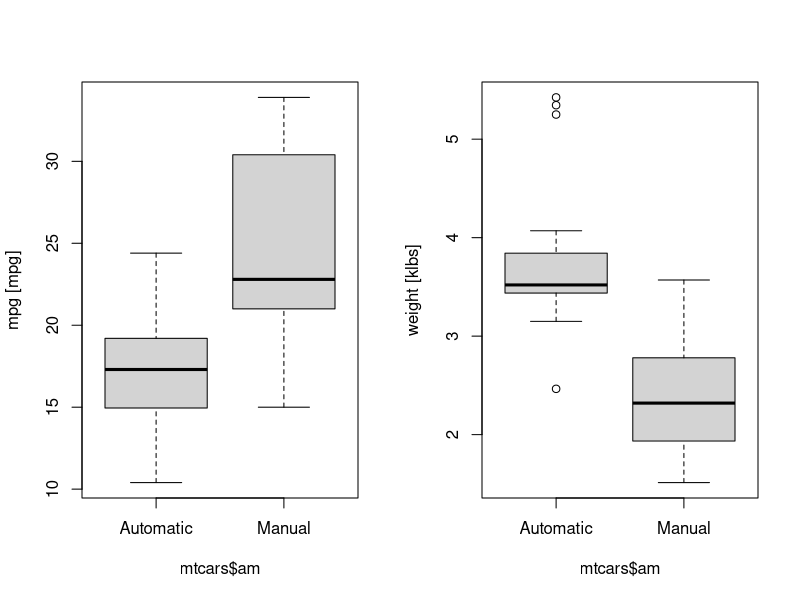
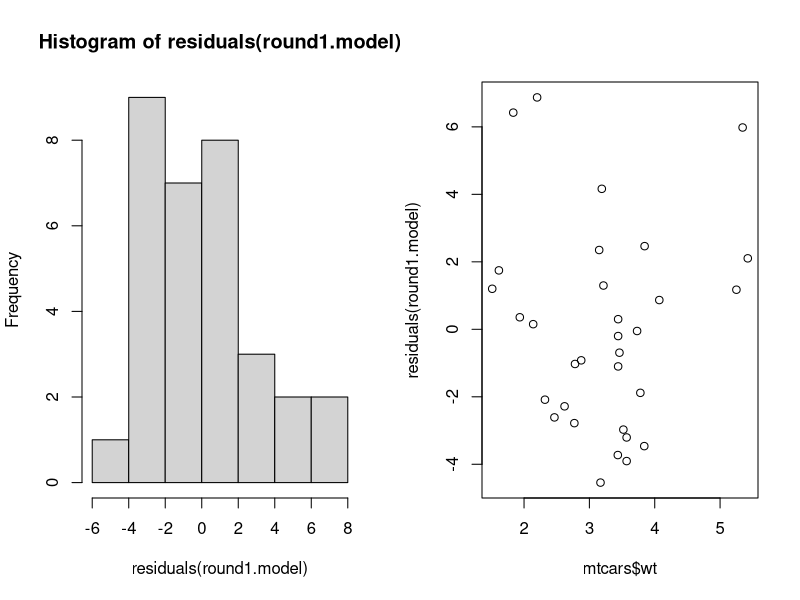

Here is the R script that generated these plots, in order:
## ---- chunk 1

knitr::opts_chunk$set(echo = TRUE)

# Create a function to fit, summarize, and sort models from input variables
FitAndSortModels <- function(data, response, predictors.unique,
                             predictors.repeat = NULL) {
  # Assembles formulas to be used as input for lm, fits models, displays summary
  # statistics side-by-side, and sorts the result by decreasing adj. R-squared
  #
  # Args:
  #   data: the data set containing the variables, passed to lm
  #   response: A chr vector of the variable to be predicted by the others
  #   predictors.unique: A chr vector of variables to iterate (fit 1 model each)
  #   predictors.repeat: A chr vector of variables to repeat in all models
  #
  # Returns:
  #   A tibble containing the model formulas, model objects, and summary stats
  #
  # First build a vector of formulas from the character vectors of variables
  formula.vector <- MakeLmInput(response = response,
                                predictors.unique = predictors.unique,
                                predictors.repeat = predictors.repeat)
  # Next make a tibble which stores the model results alongside the formulas
  table.1 <- tibble(model.name = formula.vector) %>%
    mutate(model.object = map(model.name, lm, data = data))
  # Next make a tibble which collects summary statistics for each model
  table.2 <- table.1$model.object %>%  # List of the models
    map(GetModelStats) %>%  # Apply function to each element, output as list
    bind_rows()  # Condense the list down to a tibble
  # Lastly bind the two tibbles together and sort by decreasing adj. R-Squared
  result <- bind_cols(table.1, table.2) %>%
    arrange(desc(Ad.R.Squared))
  result  # Return the tibble
}

# Create a function to assemble lm formulas from input varibles
MakeLmInput <- function(response, predictors.unique, predictors.repeat = NULL) {
  # Assembles character vectors into formulas to be used as input for lm
  #
  # Args:
  #   response: A chr vector of the variable to be predicted by the others
  #   predictors.unique: A chr vector of variables to iterate (fit 1 model each)
  #   predictors.repeat: A chr vector of variables to appear in all models
  #
  # Returns:
  #   A character vector of "formulas" which can be coerced into actual
  #   formulas by lm.
  #
  # The pasting is slightly different depending if any variables will be
  # repeated in all the models, the if statement below handles this
  if (is.null(predictors.repeat)) {
    repeated.portion <- paste(response, "~") # Looks like "mpg ~"
    separator <- " "  # Additional varible is added to the right with a space
  } else {
    repeated.portion <- paste(predictors.repeat, collapse = " + ") %>%
      paste(response, ., sep = " ~ ")  # Looks like "mpg ~ var"
    separator <- " + "  # Additonal variable is added to the right with "+"
  }
  # The variables are pasted below, the repeated portion is recycled for each of
  # the unique predictors. The output vector has length(predictors.unique)
  paste(repeated.portion, predictors.unique, sep = separator)
}

# Create a function to collect summary statistics for an individual model object
GetModelStats <- function(model) {
  # Returns a tibble of stats for given model object
  #
  # Args:
  #   model: an object containing results returned by a model function (e.g. lm)
  #
  # Returns:
  #   A tibble object of the R-Squared, Adj. R-Squared, and p-value of the model
  tibble(R.Squared = summary(model)$r.squared,
         Ad.R.Squared = summary(model)$adj.r.squared,
         model.pvalue = anova(model)$`Pr(>F)`[[1]])  # Easier to get from anova
}

## ---- chunk 2

# Messages suppressed for this code chunk
library(datasets); library(tidyverse); library(car)

data("mtcars")  # Load the data
mtcars <- as_tibble(mtcars, rownames = "vehicle")  # Put row names in a column
str(mtcars)  # Check structure, all numeric besides vehicle names, no NA values

## ---- chunk 3

# Proceed with converting data types
mtcars <- mtcars %>%
  mutate(vs = as.factor(vs)) %>%
  mutate(am = as.factor(am)) %>%
  mutate(gear = as.factor(gear))

# Convert the zeros and ones of cateogrical variables
levels(mtcars$vs) <- c("V-shaped", "Straight")
levels(mtcars$am) <- c("Automatic", "Manual")

## ---- chunk 4

par(mfrow = c(1, 2))  # Setup plot space
boxplot(mtcars$mpg ~ mtcars$am, ylab = "mpg [mpg]")  # mpg vs trans type
boxplot(mtcars$wt ~ mtcars$am, ylab = "weight [klbs]")  # wt vs. trans type

## ---- chunk 5

# These plots are commented out to conserve space
# Check how mpg varies with the other variables
#plot(mtcars$mpg ~ mtcars$cyl)  # Negative slope, as expected
#plot(mtcars$mpg ~ mtcars$disp)  # Negative slope, to be expected
#plot(mtcars$mpg ~ mtcars$hp)  # Negative slope, to be expected
#plot(mtcars$mpg ~ mtcars$drat)  # Positively sloped, opposite of expected
#plot(mtcars$mpg ~ mtcars$wt)  # Negative slope, very much expected
#plot(mtcars$mpg ~ mtcars$qsec)  # Generally positive, faster cars consume more
#plot(mtcars$mpg ~ mtcars$vs)  # Strong relationship, but that is not expected
#plot(mtcars$mpg ~ mtcars$am)  # Strong relationship, but that is not expected
#plot(mtcars$mpg ~ mtcars$gear)  # Weak relationship, as expected
#plot(mtcars$mpg ~ mtcars$carb)  # Negative relationship, but not expected

## ---- chunk 6

# First check which variable has the strongest relationship with mpg by itself
# Collect all the predictor variables into a character vector
round1.vars <- mtcars %>%
  select(-vehicle, -mpg) %>%  # Drop the non-predictor variables
  names()  # Character vector, 10 long
# Fit, summarize, and sort a series of models
round1.table <- FitAndSortModels(data = mtcars, response = "mpg",
                                 predictors.unique = round1.vars)
print(head(round1.table, n = 4))  # mpg ~ wt is the top model
round1.model <- round1.table$model.object[[1]]  # Store the model object

# Check out the residuals of the mpg ~ wt model
par(mfrow = c(1, 2))  # Setup plot space
hist(residuals(round1.model))  # Right skew, ranges from -4.54 to 6.87
plot(residuals(round1.model) ~ mtcars$wt)  # V shape high at ends low in center
rm(round1.vars, round1.table, round1.model)

## ---- chunk 7

# Build a character vector of the interaction terms
round2.interactions <- c("cyl * disp", "disp * hp", "disp * wt", "disp * qsec",
                          "hp * wt", "hp * carb", "hp * qsec", "drat * wt",
                          "drat * qsec", "wt * qsec", "wt * vs", "wt * am",
                          "wt * gear", "wt * carb", "qsec * am", "qsec * gear",
                          "qsec * carb")
# Consolidate into a single character vector of variables
round2.vars <- mtcars %>%
  select(-vehicle, -mpg, -wt) %>%  # Reduce to only the repeated vars
  names() %>%  # Extract main variables
  c(round2.interactions)  # Add in interaction effects, chr vector, 26 long
# Fit, summarize, and sort a series of models
round2.table <- FitAndSortModels(data = mtcars, response = "mpg",
                                 predictors.unique = round2.vars,
                                 predictors.repeat = "wt")
print(head(round2.table, n = 4))  # mpg ~ wt + hp + hp * wt is the top model
round2.model <- round2.table$model.object[[1]]  # Store the model object
rm(round2.interactions, round2.vars, round2.table)

## ---- chunk 8

part4.model <- lm(mpg ~ hp + wt + hp * wt + am, data = mtcars)
print(summary(part4.model)$coefficients)  # coef of amManual is 0.13, pvalue is 0.9259
print(anova(round2.model, part4.model))  # p-value 0.93

